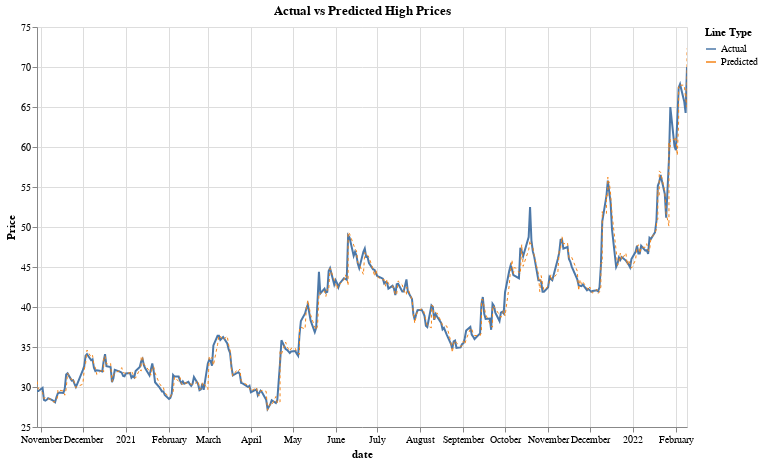

Notebook source saved alongside this figure:
### Code cell
import altair as alt

alt.themes.enable('fivethirtyeight')

predictions_df['date'] = pd.to_datetime(predictions_df['date'])

predictions_df['label'] = 'Actual'
predictions_df['predicted_label'] = 'Predicted'

# Actual high price line
line1 = alt.Chart(predictions_df).mark_line(strokeWidth=2).encode(
    x='date:T',
    y=alt.Y('y_test:Q', title='Price', scale=alt.Scale(zero=False)),
    color=alt.Color('label:N', legend=alt.Legend(title="Line Type")),
    tooltip=['date', 'y_test', 'y_pred']
)

# Predicted high price line
line2 = alt.Chart(predictions_df).mark_line(strokeWidth=1, strokeDash=[3, 3]).encode(
    x='date:T',
    y=alt.Y('y_pred:Q', title='', scale=alt.Scale(zero=False)),
    color=alt.Color('predicted_label:N', legend=alt.Legend(title="Line Type")),
    tooltip=['date', 'y_test', 'y_pred']
)

# Combine the two lines
chart = alt.layer(line1, line2).properties(
    title='Actual vs Predicted High Prices',
    width=650,
    height=400
).interactive()

chart

### Figure 1 — Vega-Lite specification as saved in the notebook (floating-point values rounded to 4 significant figures; data arrays with more than 128 entries replaced by an {"elided": "..."} marker saying what was removed)
{"usermeta": {"embedOptions": {"theme": "fivethirtyeight"}}, "config": {"view": {"continuousWidth": 300, "continuousHeight": 300}}, "layer": [{"mark": {"type": "line", "strokeWidth": 2}, "encoding": {"color": {"field": "label", "legend": {"title": "Line Type"}, "type": "nominal"}, "tooltip": [{"field": "date", "type": "temporal"}, {"field": "y_test", "type": "quantitative"}, {"field": "y_pred", "type": "quantitative"}], "x": {"field": "date", "type": "temporal"}, "y": {"field": "y_test", "scale": {"zero": false}, "title": "Price", "type": "quantitative"}}, "name": "view_3"}, {"mark": {"type": "line", "strokeDash": [3, 3], "strokeWidth": 1}, "encoding": {"color": {"field": "predicted_label", "legend": {"title": "Line Type"}, "type": "nominal"}, "tooltip": [{"field": "date", "type": "temporal"}, {"field": "y_test", "type": "quantitative"}, {"field": "y_pred", "type": "quantitative"}], "x": {"field": "date", "type": "temporal"}, "y": {"field": "y_pred", "scale": {"zero": false}, "title": "", "type": "quantitative"}}}], "data": {"name": "data-4604aaaa5aa9df8ae27bdd005697f654"}, "height": 400, "params": [{"name": "param_3", "select": {"type": "interval", "encodings": ["x", "y"]}, "bind": "scales", "views": ["view_3"]}], "title": "Actual vs Predicted High Prices", "width": 650, "$schema": "https://vega.github.io/schema/vega-lite/v5.8.0.json", "datasets": {"data-4604aaaa5aa9df8ae27bdd005697f654": {"elided": "392 records"}}}
